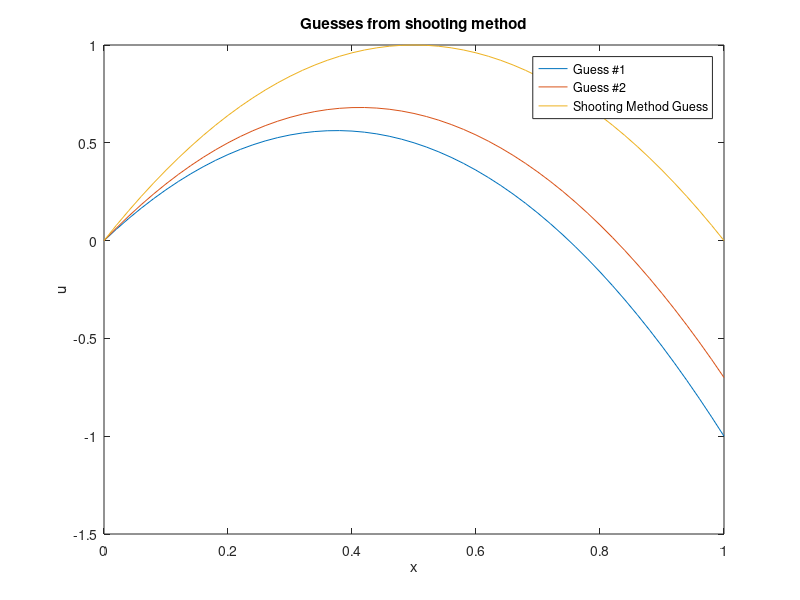
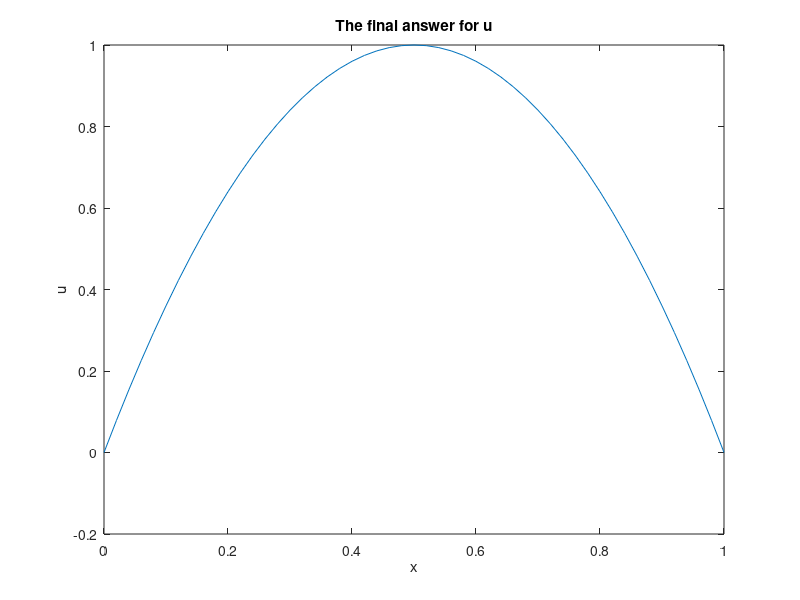

Here is the MATLAB script that generated these plots, in order:
%Written by Jon Komperda for Numerical Methods ME428 at UIC
%Not to be distributed without express written consent.

%% Governing Equation
%  This program solves the boundary value problem:
%
% $$\frac{d^2u}{dx^2}+8=0$$
%
% with the boundary conditions $u(0) = 0$ and $$u(L)=0$. 
%
%% Reduction into first-order ODEs
% The governing equation is first caste into first-order differential
% equations so that we may apply the Runge-Kutta method for its solution.
% 
% $$Y_1=u, \quad \quad Y'_1=Y_2=u'$$
% 
% 
% $$Y_2=u', \quad \quad Y'_2=u''=-8$$
% 
%% Discretization
% The RK4 $K$ coefficients are then calculated.
% 
% $$K_{11}=\Delta x F_1(x,Y_1,Y_2)=\Delta x Y_2$$
% 
% 
% $$K_{12}=\Delta x F_2(x,Y_1,Y_2)= -8 \Delta x$$
% 
% 
% $$K_{21}=\Delta x F_1(x,Y_1+\frac{K_{11}}{2},Y_2+\frac{K_{12}}{2})=\Delta x \left ( Y_2+\frac{K_{12}}{2} \right)$$
% 
% 
% $$K_{22}=\Delta x F_2(x,Y_1+\frac{K_{11}}{2},Y_2+\frac{K_{12}}{2})= -8 \Delta x$$
% 
% 
% $$K_{31}=\Delta x F_1(x,Y_1+\frac{K_{21}}{2},Y_2+\frac{K_{22}}{2})=\Delta x \left ( Y_2+\frac{K_{22}}{2} \right)$$
% 
% 
% $$K_{32}=\Delta x F_2(x,Y_1+\frac{K_{21}}{2},Y_2+\frac{K_{22}}{2})= -8 \Delta x$$
% 
% 
% $$K_{41}=\Delta x F_1(x,Y_1+K_{31},Y_2+K_{32})=\Delta x \left ( Y_2+K_{32} \right)$$
% 
% 
% $$K_{42}=\Delta x F_2(x,Y_1+K_{31},Y_2+K_{32})= -8 \Delta x$$
% 
% After this, we may select either RK1, RK2, or RK4 method. The equations
% for the RK1 update only use the $K_{11}$ and $K_{12} coefficients and are shown to be,
% 
% $$Y_{1,i+1}=Y_{1,i}+K_{11}$$
% 
% 
% $$Y_{2,i+1}=Y_{1,i}+K_{12}.$$
% 
% The RK2 update equations use the additional $K_{21}$ and $K_{22}$, and are shown to
% be,
% 
% $$Y_{1,i+1}=Y_{1,i}+K_{21}$$
% 
% 
% $$Y_{2,i+1}=Y_{1,i}+K_{22}.$$
% 
% Finally, RK4 uses all eight coefficients. The update is the weighted
% averages of the $K$ coefficients, and is shown as,
% 
% $$Y_{1,i+1}=Y_{1,i}+\frac{1}{6} \left ( K_{11} + 2 K_{21} + 2 K_{31} + K_{41} \right )$$
% 
% 
% $$Y_{2,i+1}=Y_{1,i}+\frac{1}{6} \left ( K_{12} + 2 K_{22} + 2 K_{32} + K_{42} \right )$$
% 
% After the update, the solutions for $u$ and $u'$ are retained as
%
% $$u=Y_1 \quad \mbox{and} \quad u'=Y_2.$$
%
%% The Shooting Method
% Since this is a boundary value problem (BVP), and the RK method only
% works on initial value problems (IVP), we must use shooting method to
% determine the correct value of $u'(0)$ which satisfies $u(L)=0$. We
% provide two initial guesses, and run the RK procedure twice, which
% produces two values for $u(L)$. At the third iteration, we use shooting
% method to produce an improved guess for $u'(0)$ that should satisfy
% $u(L)=0$. This procedure continues until the convergence criteria are
% met.
%
% The guess is produced by using the following shooting method equations,
%
% $$ \frac{dy_b}{dP} = \frac{ y_b(P_i)-y_b(P_{i-1} }{P_i - P_{i-1}}$$
%
% $$ P_{i+1} = P_{i} - \frac{y_b(P_i)-B}{\frac{dy_b}{dP}}$$
%
% Note that for an IVP, you would not have to use the shooting method. This
% is only necessary because the equation this code is solving is a BVP.



%%%%%%%%%%%%%%%%%%%%%%%%%%%%%%%%%%%%%%%%%%%%%%%%%%%%%%%%%%%
% This example shows how to use different RK methods in   %
% conjunction with the shooting method. You can specify:  %
% n = number of solution points                           %
% eps = convergence criteria                              %
% RKOrder = selects between RK1, RK2, and RK4             %
% guess = this guesses Y2                                 %
%%%%%%%%%%%%%%%%%%%%%%%%%%%%%%%%%%%%%%%%%%%%%%%%%%%%%%%%%%%

n = 51;
L = 1;
eps=0.000001;
RKOrder = 4; %This can be set to 1, 2, or 4
guess = 3;

%%%%%%%%%%%%%%%
% do not edit below here

dx = L/(n-1); % Calculate \Delta x
y1g = 0; % This is the known boundary condition on the left hand side
y2g = guess; % This is our guess for the IVP first derivative... only change this one
B   = 0; % This is the correct, known, boundary condition on the right side

%This is the shooting method loop
k=1;
err = 1;
u = zeros(3,n);
while(err>eps)
    if(k==1) % first iteration of shooting method
        % This sets our boundary conditions to our guesses
        y1(1) = y1g;
        y2(1) = y2g;
    elseif(k==2) % second iteration, we change the guess a little
        y1(1) = 1.1*y1g;
        y2(1) = 1.1*y2g;
    elseif(k>=3)
        y1(1)=y1g;
        y2(1)=p(k);
    end
        
    % this is the actual RK iteration
    for i=1:n-1
        k11 = dx*y2(i);
        k12 = -8*dx;
        if(RKOrder==2 || RKOrder==4) %We only need this coefficient for RK2 and RK4
            k21 = dx*(y2(i)+k12/2);
            k22 = -8*dx;
        end
        if(RKOrder==4) %We only need this coefficient for RK4
            k31 = dx*(y2(i)+k22/2);
            k32 = -8*dx;
            k41 = dx*(y2(i)+k32);
            k42 = -8*dx;
        end
        
        switch RKOrder %Chooses which RK update we want to use
            case 4 %This is RK4 solution update
                y1(i+1) = y1(i)+(1/6)*(k11+2*k21+2*k31+k41);
                y2(i+1) = y2(i)+(1/6)*(k12+2*k22+2*k32+k42);
            case 2 %This is RK2 solution update
                y1(i+1) = y1(i)+k21;
                y2(i+1) = y2(i)+k22;
            case 1 %This is RK1 solution update
                y1(i+1) = y1(i)+k11;
                y2(i+1) = y2(i)+k12;
        end
    end
    
    yb(k) = y1(n); %store our last point for shooting method
    p(k) = y2(1); %store our guess for shooting method
    
    if(k>=2) %we start the shooting method improved guesses after the third iteration to yield a new improved guess
        dybdp = (yb(k)-yb(k-1))/(p(k)-p(k-1));
        p(k+1) = p(k) - (yb(k)-B)/dybdp;
        
        %calculate our error
        err = abs(yb(k)-B)
    end
    
    %This just stores all of our iterations/guesses to plot later
    u(k,:)=y1(:);
    
    k=k+1 %iterate the guess number
end

%Plots some of our guesses to show what's happening
figure(1)
x = 0:dx:L;
plot(x,u(1,:))
hold on
plot(x,u(2,:))
plot(x,u(3,:))
xlabel('x')
ylabel('u')
legend('Guess #1','Guess #2','Shooting Method Guess');
title('Guesses from shooting method')
"Shooting method guessed the Y2:"
p(k)

figure(2)
plot(x,y1)
xlabel('x')
ylabel('u')
title('The final answer for u')